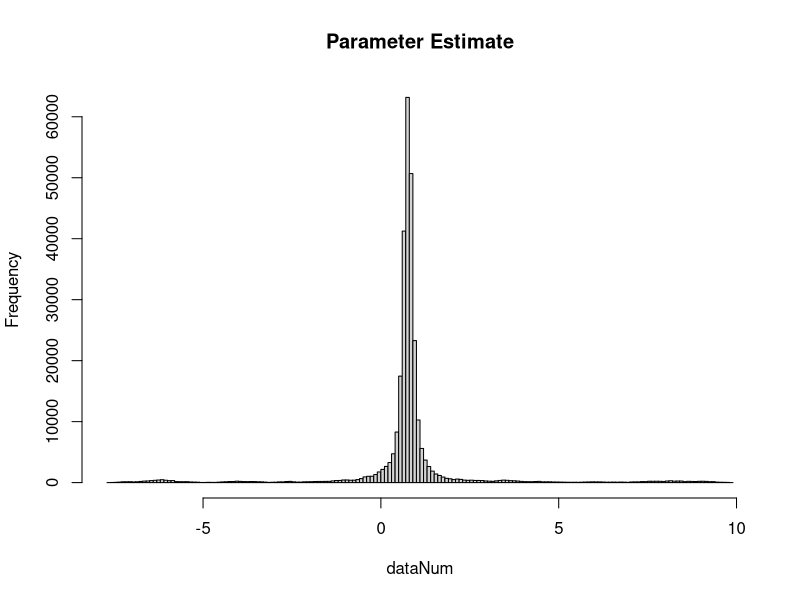

This chart was generated by the following R code:
data <- read.table("outputfile.txt",header = FALSE)

dataNum <- matrix(data = NA, nrow = dim(data)[1], ncol = dim(data)[2])

for (i in 1:dim(data)[2]) {
  dataNum[,i] <- c(as.numeric(data[[i]]))
}

hist(dataNum, breaks = 200, main = "Parameter Estimate")
